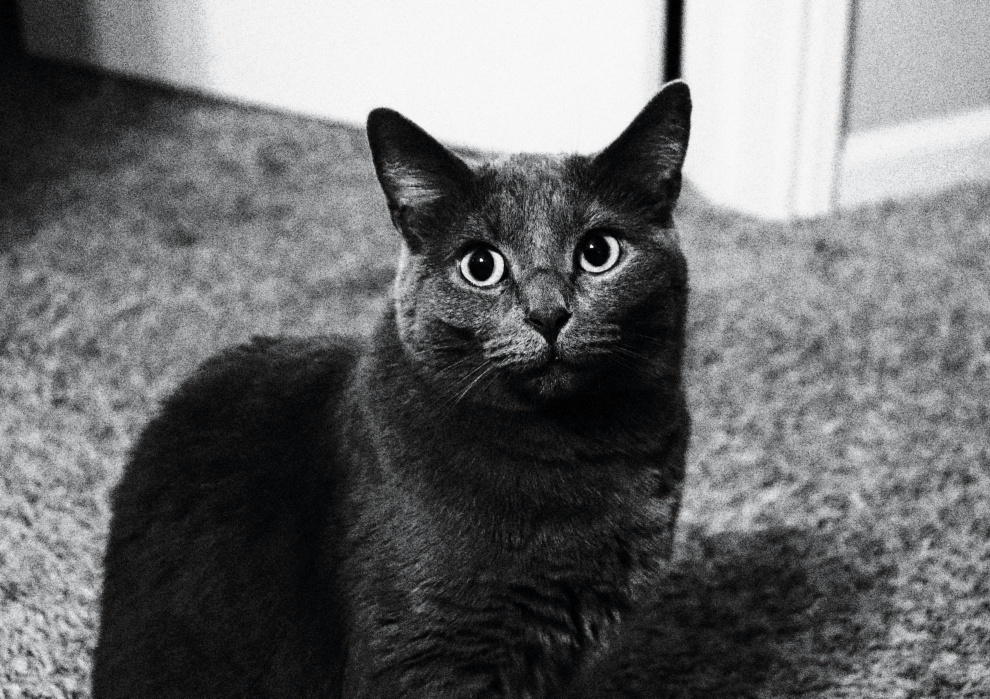
#> input picture Pics/Grayscale_Cat.jpg, 3960 x 2795 px, found by its file name (shown at 1/4 size)
$ jupyter execute --allow-errors Lab2.ipynb
#> lines starting #> are read from the running program, lines starting #| are printed output that depends on the picture
[cell 1]
# This lab is how digital images are represented and manipulated in a computer

[cell 2]
# Step 1
import cv2
import numpy as np
import matplotlib.pyplot as plt

[cell 3]
# Step 2
def sample_image(image, factor):
    """
    Downsamples the image by the given factor.
    Args:
    image (numpy array): Original image.
    factor (int): Factor by which to downsample.
    Returns:
    numpy array: Downsampled image.
    """
    height, width = image.shape[:2]
    sampled_image = cv2.resize(image, (width // factor, height
    // factor), interpolation=cv2.INTER_NEAREST)
    return sampled_image

def quantize_image(image, levels):
    """
    Reduces the number of grayscale levels in the image.
    Args:
    image (numpy array): Original image.
    levels (int): Number of grayscale levels.
    Returns:
    numpy array: Quantized image.
    """
    quantized_image = np.floor(image / (256 // levels)) * (256
    // levels)
    quantized_image = quantized_image.astype(np.uint8)
    return quantized_image

def plot_images(original, sampled, quantized):
    """
    Plots the original, sampled, and quantized images side by
    side.
    Args:
    original (numpy array): Original image.
    sampled (numpy array): Sampled image.
    quantized (numpy array): Quantized image.
    """
    plt.figure(figsize=(12, 4))
    plt.subplot(1, 3, 1)
    plt.imshow(original, cmap='gray')
    plt.title('Original Image')
    plt.axis('off')
    plt.subplot(1, 3, 2)
    plt.imshow(sampled, cmap='gray')
    plt.title('Sampled Image')
    plt.axis('off')
    plt.subplot(1, 3, 3)
    plt.imshow(quantized, cmap='gray')
    plt.title('Quantized Image')
    plt.axis('off')
    plt.show()

[cell 4]
# Step 3
image_path= r"Pics\Grayscale_Moon.jpg"
sampling_factor=14
quantization_levels=9
# Load image in grayscale
original_image = cv2.imread(image_path, cv2.IMREAD_GRAYSCALE)
if original_image is None:
    print(f"Error: Unable to load image at {image_path}")
# Sample and quantize
#> (the rest of this cell did not finish here and is left out)

[cell 5]
# Task 1
def task1(image, sampling_factor=12, quantization_levels=60):
    sampled = sample_image(image, sampling_factor)
    quantized = quantize_image(image, quantization_levels)
    plot_images(image, sampled, quantized)
    return sampled, quantized

#> (the rest of this cell did not finish here and is left out)

[cell 6]
# Task 2
from PIL import Image
import numpy as np
import matplotlib.pyplot as plt

def plot_image(image, title='Image', figsize=(4, 4)):
    plt.figure(figsize=figsize)
    plt.imshow(image, cmap='gray')
    plt.title(title)
    plt.axis('off')
    plt.show()

def load_resize(path, size=(400, 400)):
#> called with path = 'Pics\\Grayscale_Cat.jpg', size = (400, 400)
    return np.asarray(Image.open(path).resize(size, Image.Resampling.LANCZOS))
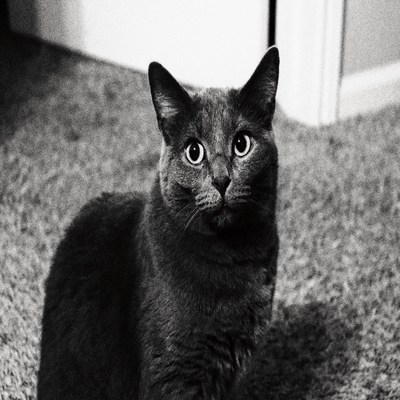
#> returned value: shape (400, 400, 3); mean of channels 0, 1, 2 107.5, 108.1, 109.1; drawn as B, G, R

im1arr = load_resize(r"Pics\Grayscale_Cat.jpg")
im2arr = load_resize(r"Pics\Grayscale_Doggy.jpg")
#> call 2 of load_resize, with path = 'Pics\\Grayscale_Doggy.jpg', size = (400, 400)
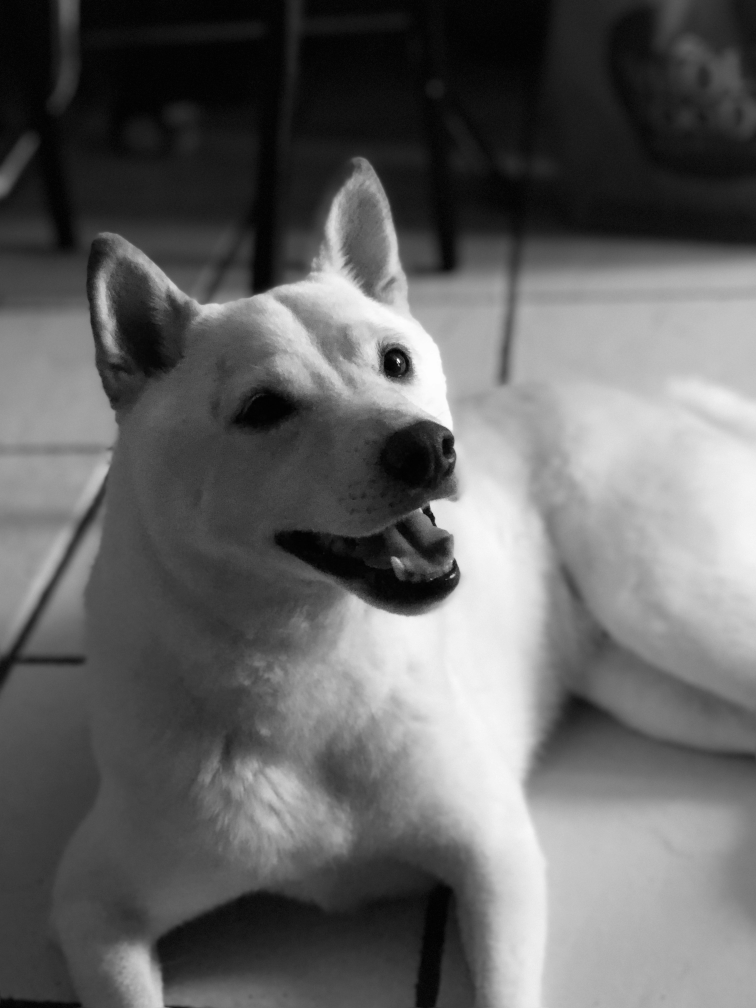
#> input picture Pics/Grayscale_Doggy.jpg, 3024 x 4032 px, found by its file name (shown at 1/4 size)
#> in load_resize (call 2), `return np.asarray(Image.open(path).resize(size, Image.Resampling.LANCZ..`:
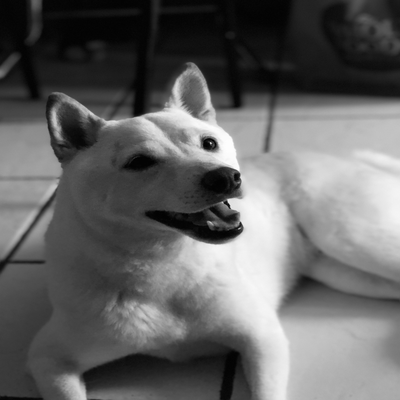
#> returned value: shape (400, 400, 3); min 0, max 254, mean 99.7

[cell 7]
# Task 2.2
addition_constant = np.clip(im1arr + 175, 0, 255)
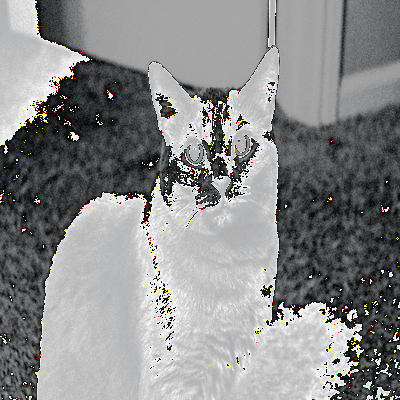
#> addition_constant: shape (400, 400, 3); mean R, G, B 137.3, 137.3, 137.6
resultImage = Image.fromarray(addition_constant.astype(np.uint8))
plot_image(resultImage, "Image + Constant (175) Result")

[cell 8]
# Task 2.3
set_difference = np.clip(im1arr - im2arr, 0, 255)
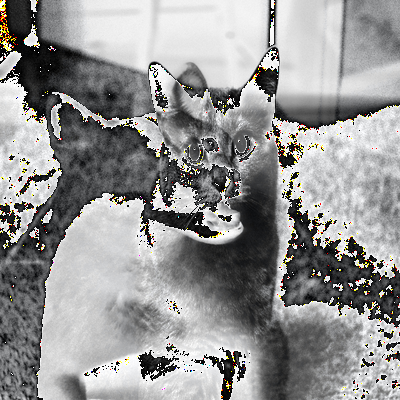
#> set_difference: shape (400, 400, 3); mean R, G, B 148.2, 148.1, 147.8
resultImage = Image.fromarray(set_difference.astype(np.uint8))
plot_image(resultImage, 'Set Difference (Cat - Doggy)')

[cell 9]
# Task 2.4
symmetric_difference = np.abs(im1arr - im2arr)
resultImage = Image.fromarray(symmetric_difference.astype(np.uint8))
plot_image(resultImage, 'Symmetric Difference (Cat vs Doggy)')

[cell 10]
# Task 2.5
intersection = np.minimum(im1arr, im2arr)
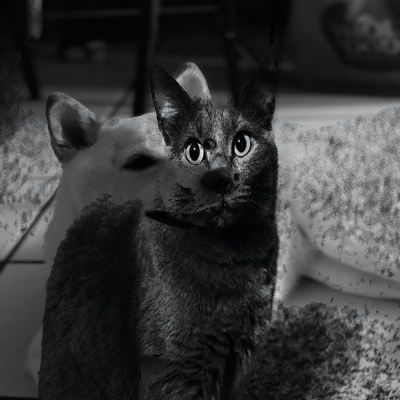
#> intersection: shape (400, 400, 3); mean R, G, B 56.1, 56.4, 56.9
resultImage = Image.fromarray(intersection.astype(np.uint8))
plot_image(resultImage, 'Intersection (Cat vs Doggy)')
